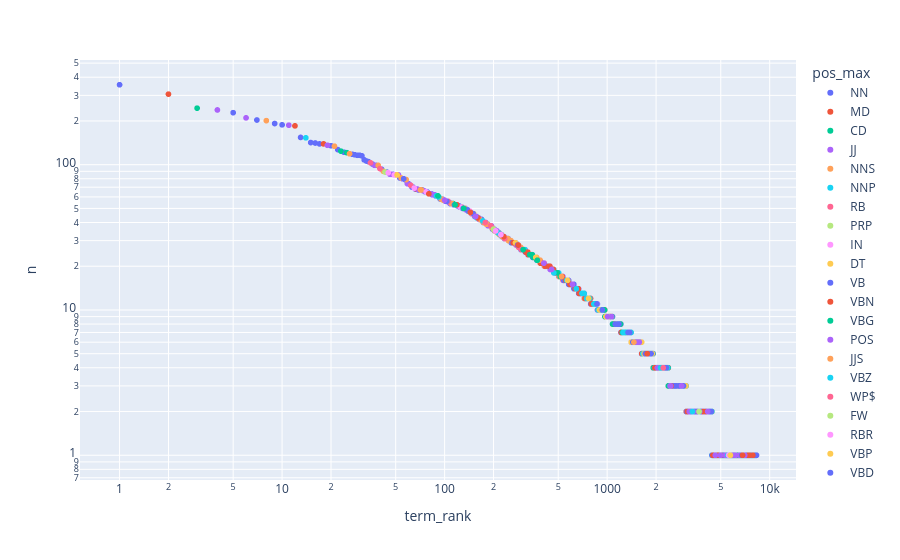

Notebook source saved alongside this figure:
### Code cell
px.scatter(VSAMP1, x='term_rank', y='n', log_y=True, log_x=True, hover_name='term_str', color='pos_max')

### Figure 1 — Plotly figure (JSON) as saved in the notebook; plotly's stock layout.template omitted (floating-point values rounded to 4 significant figures; data arrays with more than 128 entries replaced by an {"elided": "..."} marker saying what was removed)
{"data": [{"hovertemplate": "<b>%{hovertext}</b><br><br>pos_max=NN<br>term_rank=%{x}<br>n=%{y}<extra></extra>", "hovertext": {"elided": "2363 str values"}, "legendgroup": "NN", "marker": {"color": "#636efa", "symbol": "circle"}, "mode": "markers", "name": "NN", "showlegend": true, "type": "scattergl", "x": {"elided": "2363 int values"}, "xaxis": "x", "y": {"elided": "2363 int values"}, "yaxis": "y"}, {"hovertemplate": "<b>%{hovertext}</b><br><br>pos_max=MD<br>term_rank=%{x}<br>n=%{y}<extra></extra>", "hovertext": ["must", "would", "may", "could", "shall", "ought", "might", "'thus"], "legendgroup": "MD", "marker": {"color": "#EF553B", "symbol": "circle"}, "mode": "markers", "name": "MD", "showlegend": true, "type": "scattergl", "x": [2, 12, 18, 67, 268, 338, 525, 5759], "xaxis": "x", "y": [306, 185, 139, 68, 29, 24, 17, 1], "yaxis": "y"}, {"hovertemplate": "<b>%{hovertext}</b><br><br>pos_max=CD<br>term_rank=%{x}<br>n=%{y}<extra></extra>", "hovertext": ["one", "two", "three", "four", "hundred", "five", "seven", "thousand", "million", "eight", "nine", "six", "undergone", "th", "billion", "nd", "st", "'in"], "legendgroup": "CD", "marker": {"color": "#00cc96", "symbol": "circle"}, "mode": "markers", "name": "CD", "showlegend": true, "type": "scattergl", "x": [3, 23, 25, 113, 258, 293, 370, 473, 618, 635, 642, 948, 2125, 2239, 2350, 3520, 3968, 5548], "xaxis": "x", "y": [245, 124, 121, 54, 29, 27, 22, 18, 15, 14, 14, 10, 4, 4, 4, 2, 2, 1], "yaxis": "y"}, {"hovertemplate": "<b>%{hovertext}</b><br><br>pos_max=JJ<br>term_rank=%{x}<br>n=%{y}<extra></extra>", "hovertext": {"elided": "1348 str values"}, "legendgroup": "JJ", "marker": {"color": "#ab63fa", "symbol": "circle"}, "mode": "markers", "name": "JJ", "showlegend": true, "type": "scattergl", "x": {"elided": "1348 int values"}, "xaxis": "x", "y": {"elided": "1348 int values"}, "yaxis": "y"}, {"hovertemplate": "<b>%{hovertext}</b><br><br>pos_max=NNS<br>term_rank=%{x}<br>n=%{y}<extra></extra>", "hovertext": {"elided": "1383 str values"}, "legendgroup": "NNS", "marker": {"color": "#FFA15A", "symbol": "circle"}, "mode": "markers", "name": "NNS", "showlegend": true, "type": "scattergl", "x": {"elided": "1383 int values"}, "xaxis": "x", "y": {"elided": "1383 int values"}, "yaxis": "y"}, {"hovertemplate": "<b>%{hovertext}</b><br><br>pos_max=NNP<br>term_rank=%{x}<br>n=%{y}<extra></extra>", "hovertext": {"elided": "477 str values"}, "legendgroup": "NNP", "marker": {"color": "#19d3f3", "symbol": "circle"}, "mode": "markers", "name": "NNP", "showlegend": true, "type": "scattergl", "x": {"elided": "477 int values"}, "xaxis": "x", "y": {"elided": "477 int values"}, "yaxis": "y"}, {"hovertemplate": "<b>%{hovertext}</b><br><br>pos_max=RB<br>term_rank=%{x}<br>n=%{y}<extra></extra>", "hovertext": {"elided": "331 str values"}, "legendgroup": "RB", "marker": {"color": "#FF6692", "symbol": "circle"}, "mode": "markers", "name": "RB", "showlegend": true, "type": "scattergl", "x": {"elided": "331 int values"}, "xaxis": "x", "y": {"elided": "331 int values"}, "yaxis": "y"}, {"hovertemplate": "<b>%{hovertext}</b><br><br>pos_max=PRP<br>term_rank=%{x}<br>n=%{y}<extra></extra>", "hovertext": ["us", "self", "oneself"], "legendgroup": "PRP", "marker": {"color": "#B6E880", "symbol": "circle"}, "mode": "markers", "name": "PRP", "showlegend": true, "type": "scattergl", "x": [43, 4885, 6558], "xaxis": "x", "y": [89, 1, 1], "yaxis": "y"}, {"hovertemplate": "<b>%{hovertext}</b><br><br>pos_max=IN<br>term_rank=%{x}<br>n=%{y}<extra></extra>", "hovertext": ["without", "like", "since", "upon", "among", "within", "although", "toward", "along", "outside", "though", "around", "whether", "behind", "beyond", "near", "except", "besides", "till", "despite", "towards", "throughout", "inside", "per", "thereupon", "unless", "beneath", "witness", "'rear", "unlike", "befell", "wherein", "whereupon", "obedience", "obtuse", "obliterates", "lest", "pause"], "legendgroup": "IN", "marker": {"color": "#FF97FF", "symbol": "circle"}, "mode": "markers", "name": "IN", "showlegend": true, "type": "scattergl", "x": [45, 49, 65, 77, 125, 143, 363, 393, 487, 552, 604, 712, 791, 858, 870, 1031, 1059, 1147, 1443, 1460, 1828, 1884, 2198, 2337, 2398, 2509, 3043, 3736, 3740, 3751, 4736, 5730, 5731, 6727, 6744, 6758, 6788, 7985], "xaxis": "x", "y": [88, 85, 69, 65, 51, 48, 23, 21, 18, 16, 15, 13, 12, 11, 11, 9, 9, 8, 6, 6, 5, 5, 4, 4, 3, 3, 3, 2, 2, 2, 1, 1, 1, 1, 1, 1, 1, 1], "yaxis": "y"}, {"hovertemplate": "<b>%{hovertext}</b><br><br>pos_max=DT<br>term_rank=%{x}<br>n=%{y}<extra></extra>", "hovertext": ["every", "another", "naught", "annes"], "legendgroup": "DT", "marker": {"color": "#FECB52", "symbol": "circle"}, "mode": "markers", "name": "DT", "showlegend": true, "type": "scattergl", "x": [51, 151, 6370, 6552], "xaxis": "x", "y": [85, 46, 1, 1], "yaxis": "y"}, {"hovertemplate": "<b>%{hovertext}</b><br><br>pos_max=VB<br>term_rank=%{x}<br>n=%{y}<extra></extra>", "hovertext": {"elided": "553 str values"}, "legendgroup": "VB", "marker": {"color": "#636efa", "symbol": "circle"}, "mode": "markers", "name": "VB", "showlegend": true, "type": "scattergl", "x": {"elided": "553 int values"}, "xaxis": "x", "y": {"elided": "553 int values"}, "yaxis": "y"}, {"hovertemplate": "<b>%{hovertext}</b><br><br>pos_max=VBN<br>term_rank=%{x}<br>n=%{y}<extra></extra>", "hovertext": {"elided": "592 str values"}, "legendgroup": "VBN", "marker": {"color": "#EF553B", "symbol": "circle"}, "mode": "markers", "name": "VBN", "showlegend": true, "type": "scattergl", "x": {"elided": "592 int values"}, "xaxis": "x", "y": {"elided": "592 int values"}, "yaxis": "y"}, {"hovertemplate": "<b>%{hovertext}</b><br><br>pos_max=VBG<br>term_rank=%{x}<br>n=%{y}<extra></extra>", "hovertext": {"elided": "472 str values"}, "legendgroup": "VBG", "marker": {"color": "#00cc96", "symbol": "circle"}, "mode": "markers", "name": "VBG", "showlegend": true, "type": "scattergl", "x": {"elided": "472 int values"}, "xaxis": "x", "y": {"elided": "472 int values"}, "yaxis": "y"}, {"hovertemplate": "<b>%{hovertext}</b><br><br>pos_max=POS<br>term_rank=%{x}<br>n=%{y}<extra></extra>", "hovertext": ["'", "'s", "'front", "'area"], "legendgroup": "POS", "marker": {"color": "#ab63fa", "symbol": "circle"}, "mode": "markers", "name": "POS", "showlegend": true, "type": "scattergl", "x": [100, 155, 3732, 5600], "xaxis": "x", "y": [57, 44, 2, 1], "yaxis": "y"}, {"hovertemplate": "<b>%{hovertext}</b><br><br>pos_max=JJS<br>term_rank=%{x}<br>n=%{y}<extra></extra>", "hovertext": ["least", "best", "greatest", "highest", "honest", "smallest", "manifest", "slightest", "poorest", "lowest", "earliest", "largest", "surest", "clearest", "strongest", "sharpest", "grossest", "wisest", "noblest", "easiest", "earnest", "lightest", "latest", "merest", "longest", "purest", "crudest"], "legendgroup": "JJS", "marker": {"color": "#FFA15A", "symbol": "circle"}, "mode": "markers", "name": "JJS", "showlegend": true, "type": "scattergl", "x": [170, 383, 524, 1348, 1407, 1577, 2021, 2065, 2701, 2857, 3034, 3330, 3611, 4708, 4709, 5219, 5224, 5554, 6692, 6792, 6874, 6879, 6971, 7122, 7195, 7285, 7382], "xaxis": "x", "y": [41, 22, 17, 7, 6, 6, 4, 4, 3, 3, 3, 2, 2, 1, 1, 1, 1, 1, 1, 1, 1, 1, 1, 1, 1, 1, 1], "yaxis": "y"}, {"hovertemplate": "<b>%{hovertext}</b><br><br>pos_max=VBZ<br>term_rank=%{x}<br>n=%{y}<extra></extra>", "hovertext": {"elided": "314 str values"}, "legendgroup": "VBZ", "marker": {"color": "#19d3f3", "symbol": "circle"}, "mode": "markers", "name": "VBZ", "showlegend": true, "type": "scattergl", "x": {"elided": "314 int values"}, "xaxis": "x", "y": {"elided": "314 int values"}, "yaxis": "y"}, {"hovertemplate": "<b>%{hovertext}</b><br><br>pos_max=WP$<br>term_rank=%{x}<br>n=%{y}<extra></extra>", "hovertext": ["whose"], "legendgroup": "WP$", "marker": {"color": "#FF6692", "symbol": "circle"}, "mode": "markers", "name": "WP$", "showlegend": true, "type": "scattergl", "x": [178], "xaxis": "x", "y": [40], "yaxis": "y"}, {"hovertemplate": "<b>%{hovertext}</b><br><br>pos_max=FW<br>term_rank=%{x}<br>n=%{y}<extra></extra>", "hovertext": ["etc", "ie", "de", "equip", "la"], "legendgroup": "FW", "marker": {"color": "#B6E880", "symbol": "circle"}, "mode": "markers", "name": "FW", "showlegend": true, "type": "scattergl", "x": [200, 1360, 1462, 2980, 6914], "xaxis": "x", "y": [36, 7, 6, 3, 1], "yaxis": "y"}, {"hovertemplate": "<b>%{hovertext}</b><br><br>pos_max=RBR<br>term_rank=%{x}<br>n=%{y}<extra></extra>", "hovertext": ["less", "longer", "faster", "meaningless"], "legendgroup": "RBR", "marker": {"color": "#FF97FF", "symbol": "circle"}, "mode": "markers", "name": "RBR", "showlegend": true, "type": "scattergl", "x": [206, 222, 5539, 7047], "xaxis": "x", "y": [35, 33, 1, 1], "yaxis": "y"}, {"hovertemplate": "<b>%{hovertext}</b><br><br>pos_max=VBP<br>term_rank=%{x}<br>n=%{y}<extra></extra>", "hovertext": ["know", "wish", "appear", "seem", "oppose", "constitute", "think", "claim", "reach", "tend", "enable", "possess", "require", "dare", "vaunt", "owe", "anew", "prevail", "aggravate", "suffer", "latitude", "swore", "degrade", "brave", "quit", "pretend", "dominate", "wave", "adjust", "intend", "interpret", "inhabit", "hear", "heave", "commit", "smash", "compete", "bend", "govern", "club", "stoop", "stupefy", "bent", "respond", "starve", "connect", "evaluate", "confront", "console", "hamper", "revolutionise", "confer", "ablaze", "vaunts", "blame", "borrow", "wrangle", "warn", "warrant", "whereby", "expend", "acknowledge", "achieve", "fulfill", "bewilder", "accelerate", "neutralise", "endanger", "misinterpret", "en", "engender", "outstrip", "overcame", "outbid", "arrest", "interrupt", "manage", "criticise", "assemble", "pronounce", "relegate", "remove", "rebuilt", "recoil", "amongst", "despoil", "peal", "desert", "deem", "presume", "plead", "delude", "entice", "pose"], "legendgroup": "VBP", "marker": {"color": "#FECB52", "symbol": "circle"}, "mode": "markers", "name": "VBP", "showlegend": true, "type": "scattergl", "x": [273, 364, 571, 768, 897, 982, 1016, 1138, 1410, 1627, 1629, 1687, 1894, 2226, 2282, 2535, 2544, 2639, 2686, 2720, 2723, 2790, 3046, 3053, 3165, 3253, 3270, 3694, 4069, 4109, 4202, 4294, 4346, 4352, 4423, 4512, 4540, 4568, 4576, 4647, 4649, 4676, 4740, 4765, 4817, 4864, 4880, 4922, 4984, 5044, 5105, 5209, 5293, 5304, 5504, 5563, 5639, 5670, 5672, 5729, 5775, 5867, 5880, 5976, 5997, 6048, 6352, 6366, 6414, 6427, 6588, 6589, 6592, 6636, 6918, 7245, 7277, 7369, 7448, 7507, 7539, 7562, 7665, 7687, 7910, 7946, 7996, 8026, 8044, 8146, 8171, 8177, 8210, 8259], "xaxis": "x", "y": [29, 23, 16, 12, 10, 9, 9, 8, 6, 6, 6, 5, 5, 4, 4, 3, 3, 3, 3, 3, 3, 3, 3, 3, 2, 2, 2, 2, 2, 2, 2, 2, 2, 2, 1, 1, 1, 1, 1, 1, 1, 1, 1, 1, 1, 1, 1, 1, 1, 1, 1, 1, 1, 1, 1, 1, 1, 1, 1, 1, 1, 1, 1, 1, 1, 1, 1, 1, 1, 1, 1, 1, 1, 1, 1, 1, 1, 1, 1, 1, 1, 1, 1, 1, 1, 1, 1, 1, 1, 1, 1, 1, 1, 1], "yaxis": "y"}, {"hovertemplate": "<b>%{hovertext}</b><br><br>pos_max=VBD<br>term_rank=%{x}<br>n=%{y}<extra></extra>", "hovertext": {"elided": "186 str values"}, "legendgroup": "VBD", "marker": {"color": "#636efa", "symbol": "circle"}, "mode": "markers", "name": "VBD", "showlegend": true, "type": "scattergl", "x": {"elided": "186 int values"}, "xaxis": "x", "y": {"elided": "186 int values"}, "yaxis": "y"}, {"hovertemplate": "<b>%{hovertext}</b><br><br>pos_max=NNPS<br>term_rank=%{x}<br>n=%{y}<extra></extra>", "hovertext": ["communists", "states", "harmonians", "italians", "socialists", "abyssinians", "phalanstres", "chartists", "saints", "seristeries", "soviets", "commons", "germans", "conflans", "russians", "romans", "moroccans", "owenites", "quixotes", "algerians", "alexanders", "philistines"], "legendgroup": "NNPS", "marker": {"color": "#EF553B", "symbol": "circle"}, "mode": "markers", "name": "NNPS", "showlegend": true, "type": "scattergl", "x": [284, 416, 1765, 1963, 2120, 2480, 3113, 3647, 3879, 4046, 4471, 4553, 4809, 4934, 4965, 5010, 6394, 6609, 7392, 7433, 7511, 7880], "xaxis": "x", "y": [28, 20, 5, 4, 4, 3, 2, 2, 2, 2, 1, 1, 1, 1, 1, 1, 1, 1, 1, 1, 1, 1], "yaxis": "y"}, {"hovertemplate": "<b>%{hovertext}</b><br><br>pos_max=CC<br>term_rank=%{x}<br>n=%{y}<extra></extra>", "hovertext": ["either", "neither", "minus"], "legendgroup": "CC", "marker": {"color": "#00cc96", "symbol": "circle"}, "mode": "markers", "name": "CC", "showlegend": true, "type": "scattergl", "x": [304, 372, 6400], "xaxis": "x", "y": [26, 22, 1], "yaxis": "y"}, {"hovertemplate": "<b>%{hovertext}</b><br><br>pos_max=JJR<br>term_rank=%{x}<br>n=%{y}<extra></extra>", "hovertext": ["greater", "better", "lower", "earlier", "higher", "stronger", "easier", "smaller", "closer", "farther", "weaker", "slower", "deeper", "lesser", "cheaper", "worse", "fewer", "stockholder", "happier", "broader", "firmer", "wider", "wealthier", "taller", "bigger", "mightier", "older", "larger"], "legendgroup": "JJR", "marker": {"color": "#ab63fa", "symbol": "circle"}, "mode": "markers", "name": "JJR", "showlegend": true, "type": "scattergl", "x": [408, 455, 612, 1006, 1067, 1531, 1540, 1578, 2038, 2438, 2458, 2871, 3200, 3381, 3652, 3711, 4152, 4631, 4976, 5351, 5521, 5560, 5756, 5875, 6182, 6521, 6711, 7023], "xaxis": "x", "y": [21, 19, 15, 9, 9, 6, 6, 6, 4, 3, 3, 3, 2, 2, 2, 2, 2, 1, 1, 1, 1, 1, 1, 1, 1, 1, 1, 1], "yaxis": "y"}, {"hovertemplate": "<b>%{hovertext}</b><br><br>pos_max=WDT<br>term_rank=%{x}<br>n=%{y}<extra></extra>", "hovertext": ["whatever"], "legendgroup": "WDT", "marker": {"color": "#FFA15A", "symbol": "circle"}, "mode": "markers", "name": "WDT", "showlegend": true, "type": "scattergl", "x": [1461], "xaxis": "x", "y": [6], "yaxis": "y"}, {"hovertemplate": "<b>%{hovertext}</b><br><br>pos_max=''<br>term_rank=%{x}<br>n=%{y}<extra></extra>", "hovertext": ["'the", "''", "'this", "'orthodox", "'tai"], "legendgroup": "''", "marker": {"color": "#19d3f3", "symbol": "circle"}, "mode": "markers", "name": "''", "showlegend": true, "type": "scattergl", "x": [2130, 3347, 3685, 5525, 5647], "xaxis": "x", "y": [4, 2, 2, 1, 1], "yaxis": "y"}, {"hovertemplate": "<b>%{hovertext}</b><br><br>pos_max=UH<br>term_rank=%{x}<br>n=%{y}<extra></extra>", "hovertext": ["yes"], "legendgroup": "UH", "marker": {"color": "#FF6692", "symbol": "circle"}, "mode": "markers", "name": "UH", "showlegend": true, "type": "scattergl", "x": [2213], "xaxis": "x", "y": [4], "yaxis": "y"}, {"hovertemplate": "<b>%{hovertext}</b><br><br>pos_max=WRB<br>term_rank=%{x}<br>n=%{y}<extra></extra>", "hovertext": ["whenever"], "legendgroup": "WRB", "marker": {"color": "#B6E880", "symbol": "circle"}, "mode": "markers", "name": "WRB", "showlegend": true, "type": "scattergl", "x": [3676], "xaxis": "x", "y": [2], "yaxis": "y"}, {"hovertemplate": "<b>%{hovertext}</b><br><br>pos_max=PRP$<br>term_rank=%{x}<br>n=%{y}<extra></extra>", "hovertext": ["bother"], "legendgroup": "PRP$", "marker": {"color": "#FF97FF", "symbol": "circle"}, "mode": "markers", "name": "PRP$", "showlegend": true, "type": "scattergl", "x": [5586], "xaxis": "x", "y": [1], "yaxis": "y"}, {"hovertemplate": "<b>%{hovertext}</b><br><br>pos_max=WP<br>term_rank=%{x}<br>n=%{y}<extra></extra>", "hovertext": ["wherever"], "legendgroup": "WP", "marker": {"color": "#FECB52", "symbol": "circle"}, "mode": "markers", "name": "WP", "showlegend": true, "type": "scattergl", "x": [5732], "xaxis": "x", "y": [1], "yaxis": "y"}, {"hovertemplate": "<b>%{hovertext}</b><br><br>pos_max=RP<br>term_rank=%{x}<br>n=%{y}<extra></extra>", "hovertext": ["oft"], "legendgroup": "RP", "marker": {"color": "#636efa", "symbol": "circle"}, "mode": "markers", "name": "RP", "showlegend": true, "type": "scattergl", "x": [6737], "xaxis": "x", "y": [1], "yaxis": "y"}, {"hovertemplate": "<b>%{hovertext}</b><br><br>pos_max=EX<br>term_rank=%{x}<br>n=%{y}<extra></extra>", "hovertext": ["ecstasy"], "legendgroup": "EX", "marker": {"color": "#EF553B", "symbol": "circle"}, "mode": "markers", "name": "EX", "showlegend": true, "type": "scattergl", "x": [6808], "xaxis": "x", "y": [1], "yaxis": "y"}], "layout": {"legend": {"title": {"text": "pos_max"}, "tracegroupgap": 0}, "margin": {"t": 60}, "xaxis": {"anchor": "y", "domain": [0, 1], "title": {"text": "term_rank"}, "type": "log"}, "yaxis": {"anchor": "x", "domain": [0, 1], "title": {"text": "n"}, "type": "log"}}}
